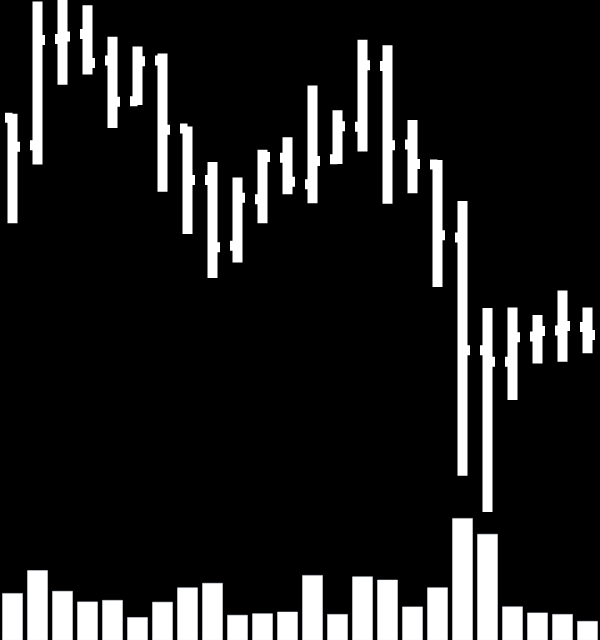

Notebook source saved alongside this figure:
### Code cell
# Create a figure
fig = go.Figure()

# Add the OHLC bar
fig.add_trace(go.Ohlc(x = df_slice["Date"], open = df_slice["Open"],
                      high = df_slice["High"], low = df_slice["Low"],
                      close = df_slice["Close"], name = "OHLC",
                      yaxis = "y", increasing_line_color = "white", decreasing_line_color = "white", line=dict(width=10)))

# Add the volume bar
fig.add_trace(go.Bar(x = df_slice["Date"], y = df_slice["Volume"], yaxis = "y2", name = "Volume", marker = dict(color = "white")))

fig.update_layout(
    paper_bgcolor='black',
    plot_bgcolor='black',
    xaxis_rangeslider_visible = False,
    xaxis = {
    "showticklabels": False,
    "ticks": "",
    "type": "date",
    "gridcolor": "black"
    },
    yaxis = {
        'domain': [0.2, 1],
        'range': [min(df_slice["Low"].min(), df_slice["Open"].min(), 
                       df_slice["Close"].min()), 
                      max(df_slice["High"].max(), df_slice["Open"].max(), 
                        df_slice["Close"].max())],
        'visible': False,
        "gridcolor": "black"
    },
    yaxis2 = dict(domain = [0, 0.2], visible = False),
    width = 600, # REMEMBER TO CHANGE TO 60
    height = 640, # REMEMBER TO CHANGE TO 64
    showlegend = False,
    margin = dict(l = 0, r = 0, t = 0, b = 0)
)

# Show the figure
fig.show()

### Figure 1 — Plotly figure (JSON) as saved in the notebook; plotly's stock layout.template omitted (floating-point values rounded to 4 significant figures)
{"data": [{"close": [0.1805, 0.1836, 0.1837, 0.1829, 0.1818, 0.183, 0.181, 0.1795, 0.1776, 0.179, 0.1802, 0.1795, 0.1801, 0.1811, 0.1829, 0.1805, 0.18, 0.178, 0.1746, 0.1743, 0.175, 0.1752, 0.1754, 0.1751], "decreasing": {"line": {"color": "white"}}, "high": [0.1815, 0.1847, 0.1847, 0.1846, 0.1837, 0.1834, 0.1832, 0.1811, 0.1801, 0.1796, 0.1804, 0.1808, 0.1823, 0.1816, 0.1836, 0.1834, 0.1813, 0.1801, 0.1789, 0.1759, 0.1759, 0.1757, 0.1764, 0.1759], "increasing": {"line": {"color": "white"}}, "line": {"width": 10}, "low": [0.1783, 0.18, 0.1823, 0.1826, 0.181, 0.1817, 0.1792, 0.178, 0.1767, 0.1772, 0.1783, 0.1791, 0.1789, 0.18, 0.1804, 0.1789, 0.1792, 0.1765, 0.171, 0.17, 0.1732, 0.1743, 0.1743, 0.1746], "name": "OHLC", "open": [0.1813, 0.1805, 0.1836, 0.1837, 0.183, 0.1818, 0.183, 0.181, 0.1795, 0.1777, 0.179, 0.1802, 0.1794, 0.1802, 0.1811, 0.1828, 0.1806, 0.18, 0.1779, 0.1746, 0.1743, 0.1751, 0.1752, 0.1753], "type": "ohlc", "x": ["2023-01-01T00:00:00", "2023-01-01T01:00:00", "2023-01-01T02:00:00", "2023-01-01T03:00:00", "2023-01-01T04:00:00", "2023-01-01T05:00:00", "2023-01-01T06:00:00", "2023-01-01T07:00:00", "2023-01-01T08:00:00", "2023-01-01T09:00:00", "2023-01-01T10:00:00", "2023-01-01T11:00:00", "2023-01-01T12:00:00", "2023-01-01T13:00:00", "2023-01-01T14:00:00", "2023-01-01T15:00:00", "2023-01-01T16:00:00", "2023-01-01T17:00:00", "2023-01-01T18:00:00", "2023-01-01T19:00:00", "2023-01-01T20:00:00", "2023-01-01T21:00:00", "2023-01-01T22:00:00", "2023-01-01T23:00:00"], "yaxis": "y"}, {"marker": {"color": "white"}, "name": "Volume", "type": "bar", "x": ["2023-01-01T00:00:00", "2023-01-01T01:00:00", "2023-01-01T02:00:00", "2023-01-01T03:00:00", "2023-01-01T04:00:00", "2023-01-01T05:00:00", "2023-01-01T06:00:00", "2023-01-01T07:00:00", "2023-01-01T08:00:00", "2023-01-01T09:00:00", "2023-01-01T10:00:00", "2023-01-01T11:00:00", "2023-01-01T12:00:00", "2023-01-01T13:00:00", "2023-01-01T14:00:00", "2023-01-01T15:00:00", "2023-01-01T16:00:00", "2023-01-01T17:00:00", "2023-01-01T18:00:00", "2023-01-01T19:00:00", "2023-01-01T20:00:00", "2023-01-01T21:00:00", "2023-01-01T22:00:00", "2023-01-01T23:00:00"], "y": [19190000.0, 28600000.0, 20080000.0, 15700000.0, 16340000.0, 9274000.0, 15600000.0, 21520000.0, 23380000.0, 10210000.0, 10840000.0, 11540000.0, 26620000.0, 10550000.0, 26050000.0, 24720000.0, 13640000.0, 21560000.0, 50100000.0, 43590000.0, 13696513, 11160000.0, 10550000.0, 7704000.0], "yaxis": "y2"}], "layout": {"height": 640, "margin": {"b": 0, "l": 0, "r": 0, "t": 0}, "paper_bgcolor": "black", "plot_bgcolor": "black", "showlegend": false, "width": 600, "xaxis": {"gridcolor": "black", "rangeslider": {"visible": false}, "showticklabels": false, "ticks": "", "type": "date"}, "yaxis": {"domain": [0.2, 1], "gridcolor": "black", "range": [0.17, 0.1847], "visible": false}, "yaxis2": {"domain": [0, 0.2], "visible": false}}}
